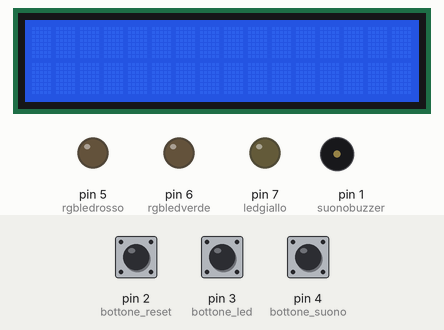
Bench run of a sketch on a simulated Arduino Uno, built with avr-gcc and run on an emulated ATmega328P. On the bench: 16×2 character LCD, output pins drawn as LEDs (lit = HIGH), buzzer (waves = sounding). Inputs (shaded band) come from the test bench; at power-on: pin 2 (bottone_reset) LOW, pin 3 (bottone_led) LOW, pin 4 (bottone_suono) LOW. Random numbers use the default seed unless the sketch sets one.

Above: at 1.2 s.
1.3 s: pin 2 (bottone_reset) pulled HIGH for 0.15 s
At 1.9 s:
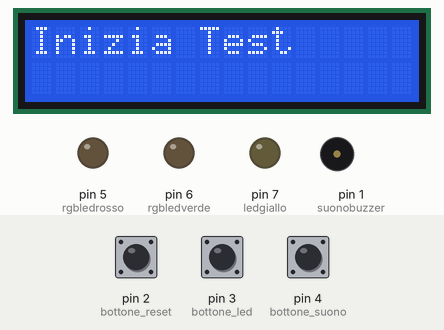
At 3.5 s:
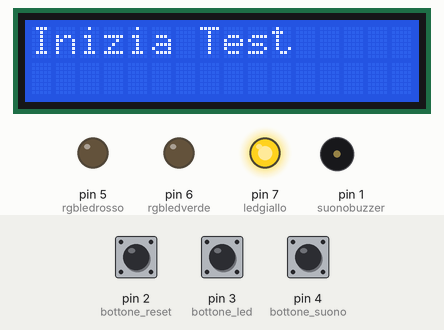
4.4 s: pin 3 (bottone_led) pulled HIGH for 0.15 s
At 5.5 s:
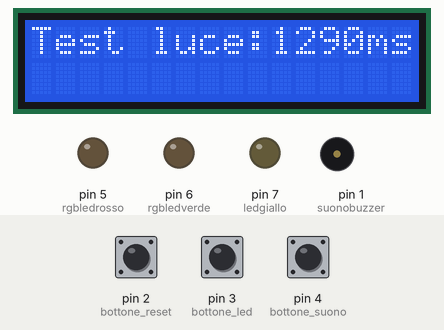
Timing chart, 0 to 10.2 s (numbered marks = the images above; inputs shaded):
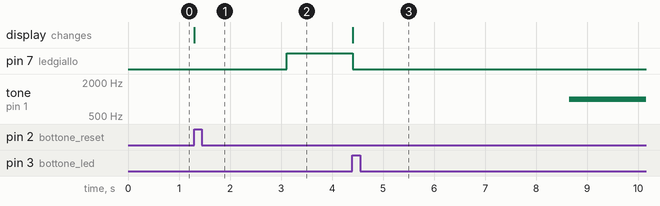

Measured:
- after the input at 1.3 s, pin 7 (ledgiallo): LOW → HIGH after 1.8 s; the display: changes at once (image 1)
- after the input at 4.4 s, pin 7 (ledgiallo): HIGH → LOW at once; tone on pin 1 (suonobuzzer): silent → 1000 Hz after 4.3 s; the display: changes at once (image 3)

The sketch:

Rilevatoreriflesssi.ino
```cpp
#include <LiquidCrystal.h>
LiquidCrystal lcd(8,9,10,11,12,13);

int suonobuzzer =1;
int bottone_reset = 2;
int bottone_led = 3;
int bottone_suono = 4;
int rgbledrosso = 5;
int rgbledverde = 6;
int ledgiallo = 7;
int tempoled = 0;
int temposuonobuzzer = 0;

void setup() {
  // put your setup code here, to run once:
pinMode (ledgiallo, OUTPUT);
pinMode (suonobuzzer, OUTPUT);
pinMode (rgbledrosso, OUTPUT);
pinMode (rgbledverde, OUTPUT);
pinMode (bottone_reset, INPUT);
pinMode (bottone_led, INPUT);
pinMode (bottone_suono, INPUT);
lcd.begin (16,2);

}

void loop() {
  // put your main code here, to run repeatedly:
digitalWrite (rgbledrosso, LOW);
digitalWrite (rgbledverde, LOW);
lcd.clear();
if (digitalRead(bottone_reset)==HIGH)
{
lcd.setCursor(0, 0);
lcd.print("Inizia Test");
Comandobottoneled();
Comandobottonebuzzer();
Rgb();
delay(5000);
}


}

void Comandobottoneled()//metodo del bottone con l'accensione del led
{
tempoled = 0;
delay (random(1000,5000));
digitalWrite (ledgiallo, HIGH);
while (digitalRead (bottone_led) ==LOW)
{
delay (10);
tempoled = tempoled + 10;
}
lcd.setCursor(0,0);
lcd.print("Test luce:" + String(tempoled)+ "ms");
digitalWrite (ledgiallo, LOW);
}

void Comandobottonebuzzer()//metodo del bottone con il suono del buzzer
{
temposuonobuzzer = 0;
delay (random(1000,5000));
tone(suonobuzzer,1000);
while (digitalRead (bottone_suono) ==LOW)
{
delay (10);
temposuonobuzzer = temposuonobuzzer + 10;
}
lcd.setCursor(0,1);
lcd.print ("Test suono:" + String(temposuonobuzzer) + "ms");
noTone(suonobuzzer);
}

void Rgb()//metodo per  l'rgb, fa cambiare il colore a seconda dei valori ottenuti
{
if (tempoled > 300 || temposuonobuzzer > 300)
{
digitalWrite(rgbledrosso, HIGH);
}
else
{
digitalWrite(rgbledverde, HIGH);
}
}
```
